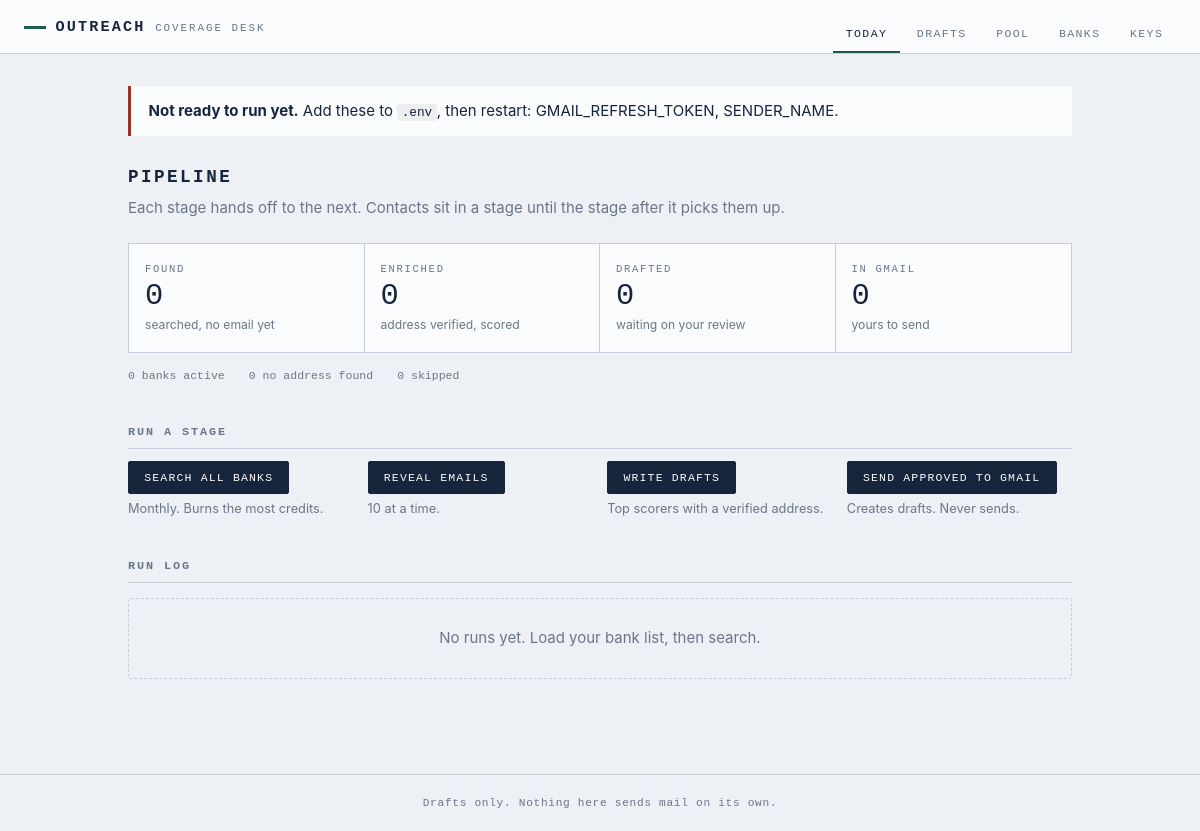
/, run on an earlier commit of the app's database.
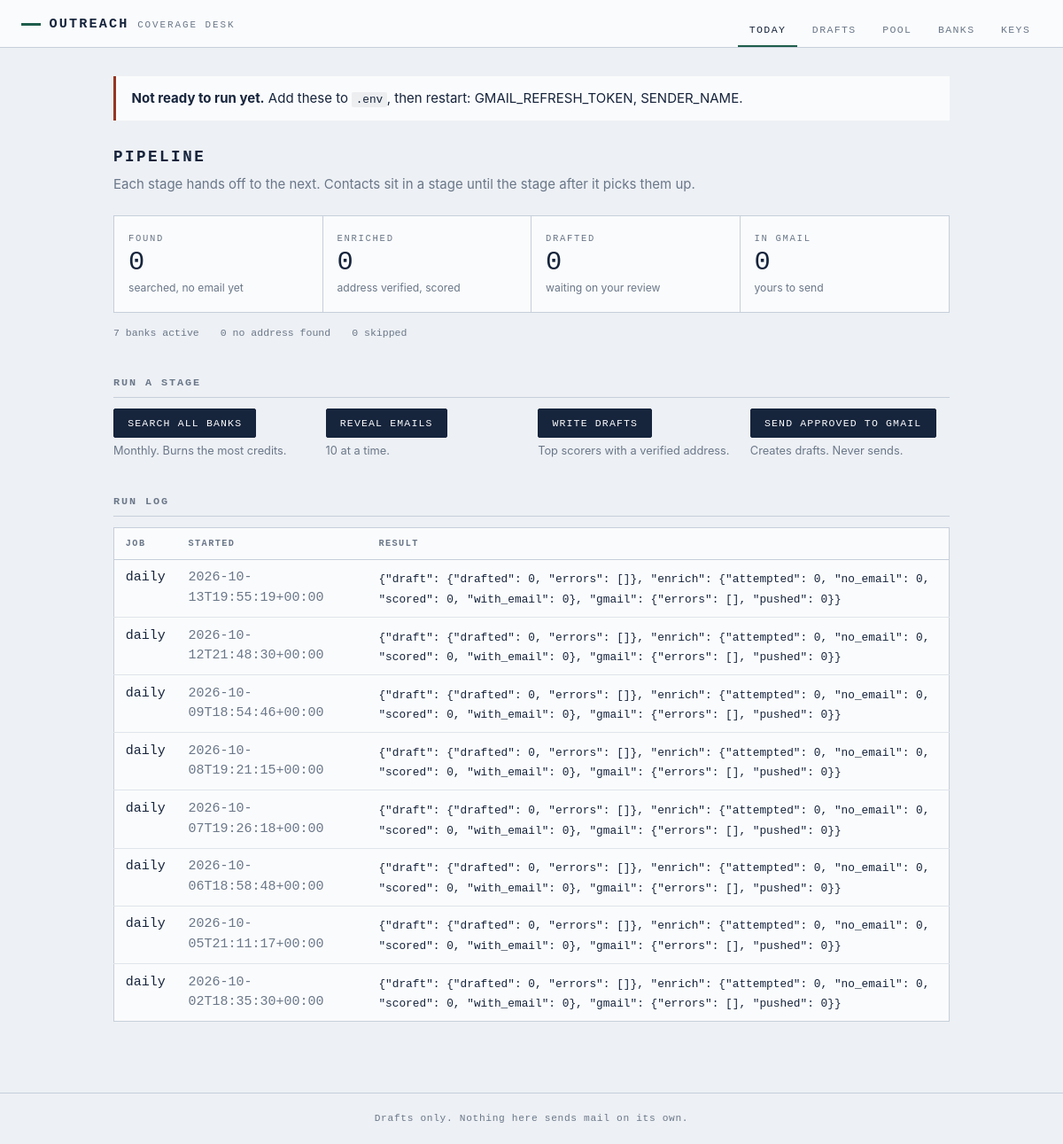
And on a later commit of the database.
### tables this page shows
CREATE TABLE runs (
    id          INTEGER PRIMARY KEY,
    kind        TEXT,
    started_at  TEXT,
    finished_at TEXT,
    stats       TEXT,
    error       TEXT
);

### web/app.py (the view)
@app.get("/", response_class=HTMLResponse)
def dashboard(request: Request):
    with db.session() as conn:
        counts = db.counts(conn)
        runs = [dict(r) for r in db.recent_runs(conn, 8)]
    for r in runs:
        r["stats"] = json.loads(r["stats"]) if r["stats"] else {}
    return render(request, "dashboard.html", counts=counts, runs=runs,
                  gaps=settings.missing())

### web/templates/dashboard.html
{% extends "base.html" %}
{% block content %}
{% if gaps %}
<div class="notice">
  <p><strong>Not ready to run yet.</strong> Add these to <code>.env</code>, then
  restart: {{ gaps | join(", ") }}.</p>
</div>
{% endif %}
<section class="stage-flow">
  <h1>Pipeline</h1>
  <p class="lede">Each stage hands off to the next. Contacts sit in a stage until
  the stage after it picks them up.</p>
  <ol class="stages">
    <li>
      <span class="stage-name">Found</span>
      <span class="stage-count">{{ counts.get('new', 0) }}</span>
      <span class="stage-note">searched, no email yet</span>
    </li>
    <li>
      <span class="stage-name">Enriched</span>
      <span class="stage-count">{{ counts.get('enriched', 0) }}</span>
      <span class="stage-note">address verified, scored</span>
    </li>
    <li>
      <span class="stage-name">Drafted</span>
      <span class="stage-count">{{ counts.get('drafted', 0) }}</span>
      <span class="stage-note">waiting on your review</span>
    </li>
    <li>
      <span class="stage-name">In Gmail</span>
      <span class="stage-count">{{ counts.get('queued', 0) }}</span>
      <span class="stage-note">yours to send</span>
    </li>
  </ol>
  <div class="stage-aside">
    <span>{{ counts.get('banks', 0) }} banks active</span>
    <span>{{ counts.get('no_email', 0) }} no address found</span>
    <span>{{ counts.get('skipped', 0) }} skipped</span>
  </div>
</section>
<section class="controls">
  <h2>Run a stage</h2>
  <div class="control-row">
    <form method="post" action="/run/refresh">
      <button type="submit">Search all banks</button>
      <span class="hint">Monthly. Burns the most credits.</span>
    </form>
    <form method="post" action="/run/enrich">
      <button type="submit">Reveal emails</button>
      <span class="hint">{{ cfg.enrich_batch if cfg else 10 }} at a time.</span>
    </form>
    <form method="post" action="/run/draft">
      <button type="submit">Write drafts</button>
      <span class="hint">Top scorers with a verified address.</span>
    </form>
    <form method="post" action="/run/push">
      <button type="submit">Send approved to Gmail</button>
      <span class="hint">Creates drafts. Never sends.</span>
    </form>
  </div>
</section>
<section>
  <h2>Run log</h2>
  {% if runs %}
  <table class="ledger">
    <thead>
      <tr><th>Job</th><th>Started</th><th>Result</th></tr>
    </thead>
    <tbody>
      {% for r in runs %}
      <tr>
        <td class="mono">{{ r.kind }}</td>
        <td class="mono dim">{{ r.started_at }}</td>
        <td>
          {% if r.error %}<span class="bad">{{ r.error }}</span>
          {% elif not r.finished_at %}<span class="dim">running</span>
          {% else %}<span class="mono small">{{ r.stats | tojson }}</span>{% endif %}
        </td>
      </tr>
      {% endfor %}
    </tbody>
  </table>
  {% else %}
  <p class="empty">No runs yet. Load your bank list, then search.</p>
  {% endif %}
</section>
{% endblock %}

What changed in the data, as far as the page shows it:
added runs: kind "daily", started_at "2026-10-13T19:55:19+00:00", stats|tojson "{\"draft\": {\"drafted\": 0, \"errors\": []}, \"enrich\": {\"attempted\": 0, \"no_email\": 0, \"scored\": 0, \"with_email\": 0}, \"gmail\": {\"errors\": [], \"pushed\": 0}}"
added runs: kind "daily", started_at "2026-10-12T21:48:30+00:00", stats|tojson "{\"draft\": {\"drafted\": 0, \"errors\": []}, \"enrich\": {\"attempted\": 0, \"no_email\": 0, \"scored\": 0, \"with_email\": 0}, \"gmail\": {\"errors\": [], \"pushed\": 0}}"
added runs: kind "daily", started_at "2026-10-09T18:54:46+00:00", stats|tojson "{\"draft\": {\"drafted\": 0, \"errors\": []}, \"enrich\": {\"attempted\": 0, \"no_email\": 0, \"scored\": 0, \"with_email\": 0}, \"gmail\": {\"errors\": [], \"pushed\": 0}}"
added runs: kind "daily", started_at "2026-10-08T19:21:15+00:00", stats|tojson "{\"draft\": {\"drafted\": 0, \"errors\": []}, \"enrich\": {\"attempted\": 0, \"no_email\": 0, \"scored\": 0, \"with_email\": 0}, \"gmail\": {\"errors\": [], \"pushed\": 0}}"
added runs: kind "daily", started_at "2026-10-07T19:26:18+00:00", stats|tojson "{\"draft\": {\"drafted\": 0, \"errors\": []}, \"enrich\": {\"attempted\": 0, \"no_email\": 0, \"scored\": 0, \"with_email\": 0}, \"gmail\": {\"errors\": [], \"pushed\": 0}}"
added runs: kind "daily", started_at "2026-10-06T18:58:48+00:00", stats|tojson "{\"draft\": {\"drafted\": 0, \"errors\": []}, \"enrich\": {\"attempted\": 0, \"no_email\": 0, \"scored\": 0, \"with_email\": 0}, \"gmail\": {\"errors\": [], \"pushed\": 0}}"
added runs: kind "daily", started_at "2026-10-05T21:11:17+00:00", stats|tojson "{\"draft\": {\"drafted\": 0, \"errors\": []}, \"enrich\": {\"attempted\": 0, \"no_email\": 0, \"scored\": 0, \"with_email\": 0}, \"gmail\": {\"errors\": [], \"pushed\": 0}}"
added runs: kind "daily", started_at "2026-10-02T18:35:30+00:00", stats|tojson "{\"draft\": {\"drafted\": 0, \"errors\": []}, \"enrich\": {\"attempted\": 0, \"no_email\": 0, \"scored\": 0, \"with_email\": 0}, \"gmail\": {\"errors\": [], \"pushed\": 0}}"
Also different on the page:
{{ counts.get('banks', 0) }}: "0" → "7"
text no longer shown: "No runs yet. Load your bank list, then search."
text now shown: "JOB STARTED RESULT"
